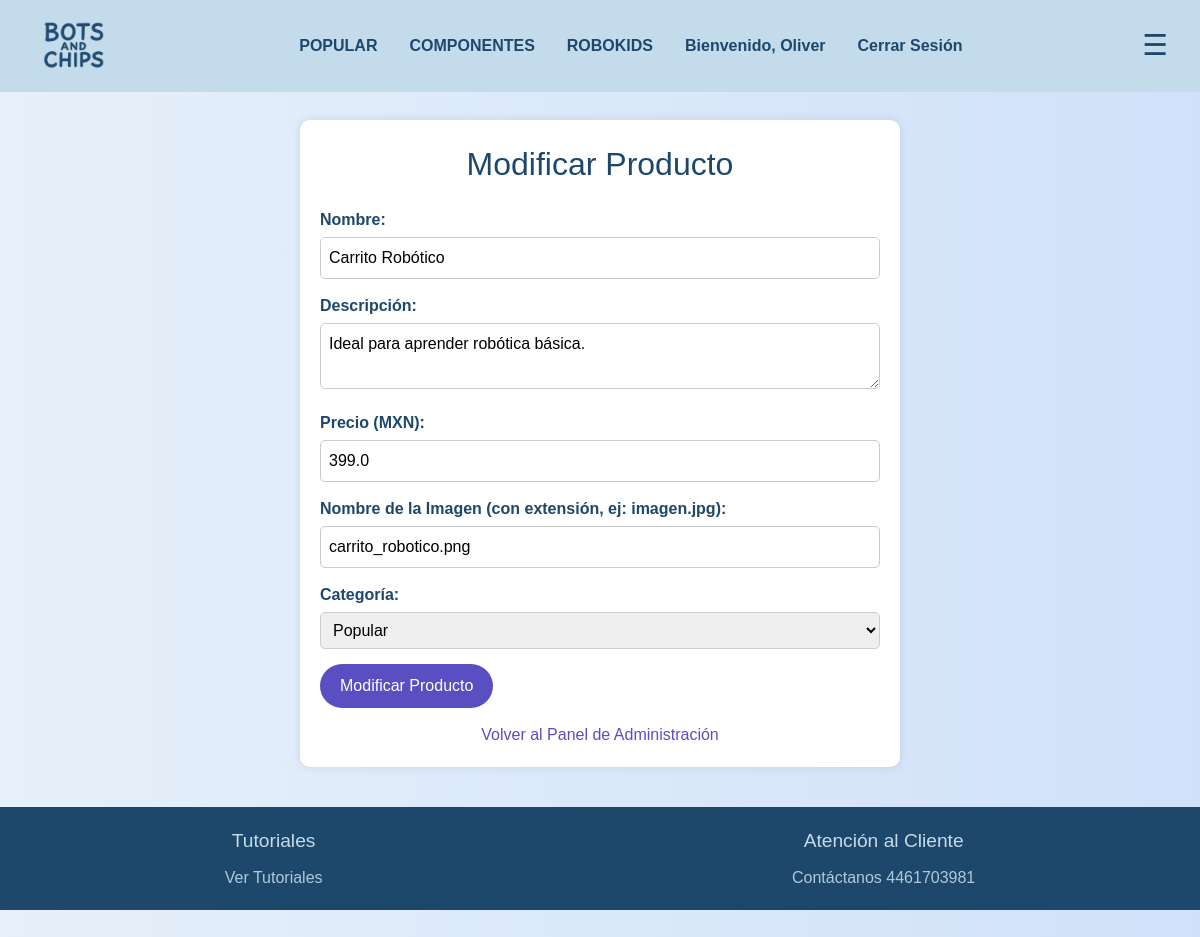
/admin_modificar_producto/1 (signed in), run on the app's committed database.
### tables this page shows
CREATE TABLE productos (
                id INTEGER PRIMARY KEY AUTOINCREMENT,
                nombre TEXT NOT NULL,
                descripcion TEXT,
                precio REAL NOT NULL,
                imagen TEXT,
                categoria TEXT DEFAULT 'Sin categoría'
            );

### app.py (the view, shortened to what this page needs)
@app.route('/admin_modificar_producto/<int:producto_id>', methods=['GET', 'POST'])
def admin_modificar_producto(producto_id):
    if 'is_admin' not in session or not session['is_admin']:
        return redirect(url_for('login'))
    try:
        conn = get_db_connection()
        cursor = conn.cursor()
        cursor.execute('SELECT * FROM productos WHERE id = ?', (producto_id,))
        producto = cursor.fetchone()
        conn.close()
        return render_template('admin_modificar_producto.html', producto=producto)
    except sqlite3.Error as e:
        flash(f'Error al modificar producto: {str(e)}', 'danger')
        return redirect(url_for('admin_panel'))

### app.py (called while the page is built)
def get_db_connection():
    conn = sqlite3.connect('tienda.db')
    conn.row_factory = sqlite3.Row
    return conn

### templates/admin_modificar_producto.html (shortened to what this page needs)
<!DOCTYPE html>
<html lang="es">
<head>
    <script src="https://cdn.tailwindcss.com"></script>
    <link href="https://fonts.cdnfonts.com/css/agrandir" rel="stylesheet">
</head>
<body>
    {% include 'navbar.html' %}
    <div class="form-container">
        <h2>Modificar Producto</h2>
        <form method="POST">
            <div class="form-group">
                <label for="nombre">Nombre:</label>
                <input type="text" id="nombre" name="nombre" value="{{ producto['nombre'] }}" required>
            </div>
            <div class="form-group">
                <label for="descripcion">Descripción:</label>
                <textarea id="descripcion" name="descripcion" required>{{ producto['descripcion'] }}</textarea>
            </div>
            <div class="form-group">
                <label for="precio">Precio (MXN):</label>
                <input type="number" id="precio" name="precio" step="0.01" value="{{ producto['precio'] }}" required>
            </div>
            <div class="form-group">
                <label for="imagen">Nombre de la Imagen (con extensión, ej: imagen.jpg):</label>
                <input type="text" id="imagen" name="imagen" value="{{ producto['imagen'] }}" required placeholder="ejemplo: dupont_120.jpg">
            </div>
            <div class="form-group">
                <label for="categoria">Categoría:</label>
                <select id="categoria" name="categoria" required>
                    <option value="Popular" {% if producto['categoria'] == 'Popular' %}selected{% endif %}>Popular</option>
                </select>
            </div>
            <div class="form-group">
                <button type="submit">Modificar Producto</button>
            </div>
        </form>
        <a href="{{ url_for('admin_panel') }}" style="display: block; text-align: center; color: #5a4fc2; text-decoration: none;">Volver al Panel de Administración</a>
    </div>
    {% include 'footer.html' %}
</body>
</html>

### templates/admin_modificar_producto.html (style rules this page uses)
html, body { font-family: 'Agrandir', sans-serif; margin: 0; padding: 0; background: linear-gradient(to right, #e6f0fa, #d0e1f9); min-height: 100vh; overflow-x: hidden; }
body { padding-top: 80px; padding-bottom: 80px; }
.form-container { max-width: 600px; margin: 40px auto; padding: 20px; background: #fff; border-radius: 10px; box-shadow: 0 0 10px rgba(0, 0, 0, 0.1); }
.form-container h2 { font-size: 2rem; color: #1E486B; margin-bottom: 20px; text-align: center; }
.form-group { margin-bottom: 15px; }
.form-group label { display: block; font-weight: bold; color: #1E486B; margin-bottom: 5px; }
.form-group input, .form-group textarea, .form-group select { width: 100%; padding: 8px; border: 1px solid #ccc; border-radius: 5px; box-sizing: border-box; }
.form-group button { background-color: #5a4fc2; color: white; padding: 10px 20px; border: none; border-radius: 999px; cursor: pointer; transition: background-color 0.3s; }

### data on the page
productos: nombre "Carrito Robótico", descripcion "Ideal para aprender robótica básica.", precio "399.0", imagen "carrito_robotico.png", categoria "Popular"

### other printed values
{{ session.user_name }} "Oliver"
